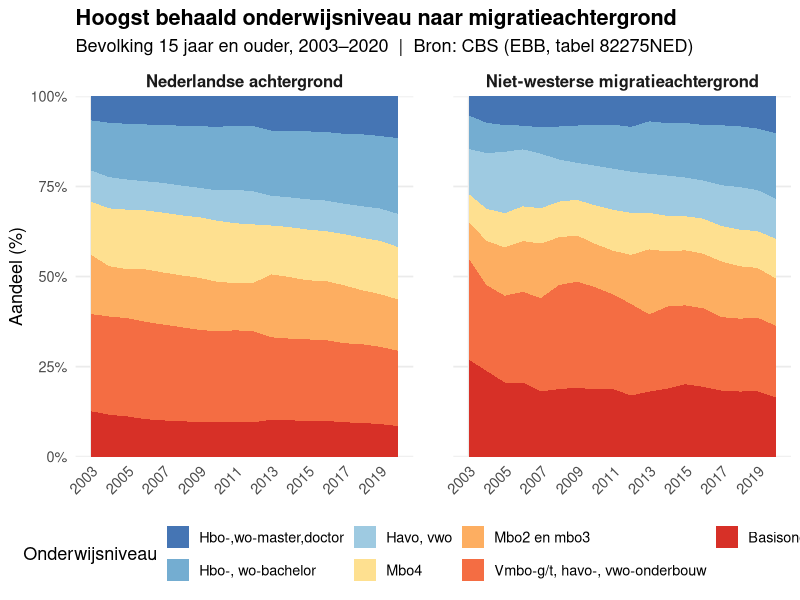

Source code (R):
## ---- chunk 1
#install.packages("tidyverse")
#install.packages("yaml")
#install.packages("rmarkdown")
#install.packages("readxl")

## ---- chunk 2
require(tidyverse)
require(rmarkdown)
require(yaml)
library(readxl)
## ---- chunk 3
edu_mig_dataset <-read.csv("data/Jaar_bevolking_migratie_achtergrond.csv", sep=";")
reg_mig_dataset <- read_xlsx("data/Ranglijst van de migratieachtergrond van inwoners per provincie in Nederland.xlsx")
reg_edu_dataset <- read_xlsx("data/Regionale_kerncijfers_Nederland_04062026_120418.xlsx")
## ---- chunk 4
summary(edu_mig_dataset)
## ---- chunk 5
summary(reg_mig_dataset)
## ---- chunk 6
summary(reg_edu_dataset)
## ---- chunk 7
edu_mig_dataset <-read.csv("data/Jaar_bevolking_migratie_achtergrond.csv", sep=";")
edu_mig_dataset$Geslacht <-replace(edu_mig_dataset$Geslacht,edu_mig_dataset$Geslacht == "T001038", "totaal mannen en vrouwen")


edu_mig_dataset$Leeftijd <- replace(edu_mig_dataset$Leeftijd, str_detect(edu_mig_dataset$Leeftijd, "20150",), "15 jaar of ouder")
edu_mig_dataset$Leeftijd <- replace(edu_mig_dataset$Leeftijd,edu_mig_dataset$Leeftijd=="21600", "75 jaar of ouder")
edu_mig_dataset$Leeftijd <- replace(edu_mig_dataset$Leeftijd,edu_mig_dataset$Leeftijd=="52052","15 tot 75 jaar")
edu_mig_dataset$Leeftijd <- replace(edu_mig_dataset$Leeftijd,edu_mig_dataset$Leeftijd=="53050","15 tot 25 jaar")
edu_mig_dataset$Leeftijd <- replace(edu_mig_dataset$Leeftijd,edu_mig_dataset$Leeftijd== "53500","25 tot 35 jaar")
edu_mig_dataset$Leeftijd <- replace(edu_mig_dataset$Leeftijd,edu_mig_dataset$Leeftijd== "53700", "35 tot 45 jaar")
edu_mig_dataset$Leeftijd <- replace(edu_mig_dataset$Leeftijd,edu_mig_dataset$Leeftijd== "53800", "45 tot 55 jaar")
edu_mig_dataset$Leeftijd <- replace(edu_mig_dataset$Leeftijd,edu_mig_dataset$Leeftijd=="53900","55 tot 65 jaar")
edu_mig_dataset$Leeftijd <- replace(edu_mig_dataset$Leeftijd,edu_mig_dataset$Leeftijd=="53925","65 to 75 jaar")

edu_mig_dataset$Migratieachtergrond <- replace(edu_mig_dataset$Migratieachtergrond,edu_mig_dataset$Migratieachtergrond== "1012600", "Nederlandse achtergrond")
edu_mig_dataset$Migratieachtergrond <- replace(edu_mig_dataset$Migratieachtergrond,edu_mig_dataset$Migratieachtergrond== "2012605","Met migratieachtergrond")
edu_mig_dataset$Migratieachtergrond <- replace(edu_mig_dataset$Migratieachtergrond,edu_mig_dataset$Migratieachtergrond=="2012655","Westerse migratieachtergrond")
edu_mig_dataset$Migratieachtergrond<- replace(edu_mig_dataset$Migratieachtergrond, edu_mig_dataset$Migratieachtergrond== "2012657","Niet-westerse migratieachtergrond")
edu_mig_dataset$Migratieachtergrond<- replace(edu_mig_dataset$Migratieachtergrond,edu_mig_dataset$Migratieachtergrond=="2012659","onbekende migratieachtergrond")
edu_mig_dataset$Migratieachtergrond<- replace(edu_mig_dataset$Migratieachtergrond,edu_mig_dataset$Migratieachtergrond=="T001040","Totaal")
edu_mig_dataset$Migratieachtergrond<- replace(edu_mig_dataset$Migratieachtergrond,edu_mig_dataset$Migratieachtergrond=="H008673","Marokko")
edu_mig_dataset$Migratieachtergrond<- replace(edu_mig_dataset$Migratieachtergrond,edu_mig_dataset$Migratieachtergrond=="H008766","Turkije")
edu_mig_dataset$Migratieachtergrond<- replace(edu_mig_dataset$Migratieachtergrond,edu_mig_dataset$Migratieachtergrond=="H008751", "Suriname")
edu_mig_dataset$Migratieachtergrond<- replace(edu_mig_dataset$Migratieachtergrond,edu_mig_dataset$Migratieachtergrond=="H007119","(voormalige) Nederlandse Antillen, Aruba")
edu_mig_dataset$Migratieachtergrond<- replace(edu_mig_dataset$Migratieachtergrond,edu_mig_dataset$Migratieachtergrond== "A008187","Overige niet-westerse migratieachgergrond ")

edu_mig_dataset$Perioden<- replace(edu_mig_dataset$Perioden,edu_mig_dataset$Perioden=="2003JJ00","2003")
edu_mig_dataset$Perioden<- replace(edu_mig_dataset$Perioden,edu_mig_dataset$Perioden=="2004JJ00","2004")
edu_mig_dataset$Perioden<- replace(edu_mig_dataset$Perioden,edu_mig_dataset$Perioden=="2005JJ00","2005")
edu_mig_dataset$Perioden<- replace(edu_mig_dataset$Perioden,edu_mig_dataset$Perioden=="2006JJ00","2006")
edu_mig_dataset$Perioden<- replace(edu_mig_dataset$Perioden,edu_mig_dataset$Perioden=="2007JJ00","2007")
edu_mig_dataset$Perioden<- replace(edu_mig_dataset$Perioden,edu_mig_dataset$Perioden=="2008JJ00","2008")
edu_mig_dataset$Perioden<- replace(edu_mig_dataset$Perioden,edu_mig_dataset$Perioden=="2009JJ00","2009")
edu_mig_dataset$Perioden<- replace(edu_mig_dataset$Perioden,edu_mig_dataset$Perioden=="2010JJ00","2010")
edu_mig_dataset$Perioden<- replace(edu_mig_dataset$Perioden,edu_mig_dataset$Perioden=="2011JJ00","2011")
edu_mig_dataset$Perioden<- replace(edu_mig_dataset$Perioden,edu_mig_dataset$Perioden=="2012JJ00","2012")
edu_mig_dataset$Perioden<- replace(edu_mig_dataset$Perioden, edu_mig_dataset$Perioden=="2013JJ00","2013")
edu_mig_dataset$Perioden<- replace(edu_mig_dataset$Perioden,edu_mig_dataset$Perioden=="2014JJ00","2014")
edu_mig_dataset$Perioden<-replace(edu_mig_dataset$Perioden,edu_mig_dataset$Perioden=="2015JJ00","2015")
edu_mig_dataset$Perioden<-replace(edu_mig_dataset$Perioden,edu_mig_dataset$Perioden=="2016JJ00","2016")
edu_mig_dataset$Perioden<- replace(edu_mig_dataset$Perioden,edu_mig_dataset$Perioden=="2017JJ00","2017")
edu_mig_dataset$Perioden<- replace(edu_mig_dataset$Perioden,edu_mig_dataset$Perioden=="2018JJ00","2018")
edu_mig_dataset$Perioden<- replace(edu_mig_dataset$Perioden,edu_mig_dataset$Perioden=="2019JJ00","2019")
edu_mig_dataset$Perioden<- replace(edu_mig_dataset$Perioden,edu_mig_dataset$Perioden=="2020JJ00","2020")

edu_mig_dataset$HoogstBehaaldOnderwijsniveau<-replace(edu_mig_dataset$HoogstBehaaldOnderwijsniveau,edu_mig_dataset$HoogstBehaaldOnderwijsniveau=="2018710","Basisonderwijs")
edu_mig_dataset$HoogstBehaaldOnderwijsniveau<- replace(edu_mig_dataset$HoogstBehaaldOnderwijsniveau,
                                                       edu_mig_dataset$HoogstBehaaldOnderwijsniveau=="2018720",
                                                       "Vmbo-g/t, havo-, vwo-onderbouw")
edu_mig_dataset$HoogstBehaaldOnderwijsniveau<-replace(edu_mig_dataset$HoogstBehaaldOnderwijsniveau,
                                                      edu_mig_dataset$HoogstBehaaldOnderwijsniveau=="2018760",
                                                      "Mbo2 en mbo3")
edu_mig_dataset$HoogstBehaaldOnderwijsniveau<-replace(edu_mig_dataset$HoogstBehaaldOnderwijsniveau,
                                                      edu_mig_dataset$HoogstBehaaldOnderwijsniveau=="2018770",
                                                      "Mbo4")
edu_mig_dataset$HoogstBehaaldOnderwijsniveau<-replace(edu_mig_dataset$HoogstBehaaldOnderwijsniveau,
                                                      edu_mig_dataset$HoogstBehaaldOnderwijsniveau=="2018780",
                                                      "Havo, vwo")
edu_mig_dataset$HoogstBehaaldOnderwijsniveau<-replace(edu_mig_dataset$HoogstBehaaldOnderwijsniveau,
                                                      edu_mig_dataset$HoogstBehaaldOnderwijsniveau=="2018800",
                                                      "Hbo-, wo-bachelor")
edu_mig_dataset$HoogstBehaaldOnderwijsniveau<-replace(edu_mig_dataset$HoogstBehaaldOnderwijsniveau,
                                                      edu_mig_dataset$HoogstBehaaldOnderwijsniveau=="2018810",
                                                      "Hbo-,wo-master,doctor")


## ---- chunk 8
reg_edu_dataset$`Regio's`<- replace(reg_edu_dataset$`Regio's`, reg_edu_dataset$`Regio's`== "Zeeland (PV)", "Zeeland")
reg_edu_dataset$`Regio's`<- replace(reg_edu_dataset$`Regio's`, reg_edu_dataset$`Regio's`== "Fryslân (PV)", "Friesland")
reg_edu_dataset$`Regio's`<- replace(reg_edu_dataset$`Regio's`, reg_edu_dataset$`Regio's`== "Drenthe (PV)", "Drenthe")
reg_edu_dataset$`Regio's`<- replace(reg_edu_dataset$`Regio's`, reg_edu_dataset$`Regio's`== "Flevoland (PV)", "Flevoland")
reg_edu_dataset$`Regio's`<- replace(reg_edu_dataset$`Regio's`, reg_edu_dataset$`Regio's`== "Limburg (PV)", "Limburg")
reg_edu_dataset$`Regio's`<- replace(reg_edu_dataset$`Regio's`, reg_edu_dataset$`Regio's`== "Overijssel (PV)", "Overijssel")
reg_edu_dataset$`Regio's`<- replace(reg_edu_dataset$`Regio's`, reg_edu_dataset$`Regio's`== "Gelderland (PV)", "Gelderland")
reg_edu_dataset$`Regio's`<- replace(reg_edu_dataset$`Regio's`, reg_edu_dataset$`Regio's`== "Groningen (PV)", "Groningen")
reg_edu_dataset$`Regio's`<- replace(reg_edu_dataset$`Regio's`, reg_edu_dataset$`Regio's`== "Noord-Brabant (PV)", "Noord-Brabant")
reg_edu_dataset$`Regio's`<- replace(reg_edu_dataset$`Regio's`, reg_edu_dataset$`Regio's`== "Noord-Holland (PV)", "Noord-Holland")
reg_edu_dataset$`Regio's`<- replace(reg_edu_dataset$`Regio's`, reg_edu_dataset$`Regio's`== "Zuid-Holland (PV)", "Zuid-Holland")
reg_edu_dataset$`Regio's`<- replace(reg_edu_dataset$`Regio's`, reg_edu_dataset$`Regio's`== "Utrecht (PV)", "Utrecht")
## ---- chunk 9
reg_edu_dataset_cl <- reg_edu_dataset %>%
  filter(Perioden > 2023 & Perioden< 2025)
## ---- chunk 10
edu_mig_dataset_cl <- edu_mig_dataset %>% filter(Migratieachtergrond == "Totaal" | Migratieachtergrond == "Nederlandse achtergrond" | Migratieachtergrond == "Niet-westerse migratieachtergrond")
edu_mig_dataset_cl <- edu_mig_dataset_cl %>% select(-Geslacht)
## ---- chunk 11
reg_mig_dataset_cl <- reg_mig_dataset %>% select("% Herkomst Nederland", "% Herkomst buiten Europa")
## ---- chunk 12


## ---- chunk 13

## ---- chunk 14

# Bevolking kolom naar numeriek
edu_mig_dataset$Bevolking_1 <- as.numeric(trimws(edu_mig_dataset$Bevolking_1))

# Data voorbereiden
df_plot <- edu_mig_dataset %>%
  filter(
    Leeftijd            == "15 jaar of ouder",
    Migratieachtergrond %in% c("Nederlandse achtergrond", "Niet-westerse migratieachtergrond")
  ) %>%
  mutate(
    jaar   = as.integer(Perioden),
    niveau = factor(HoogstBehaaldOnderwijsniveau, levels = c(
      "Hbo-,wo-master,doctor",
      "Hbo-, wo-bachelor",
      "Havo, vwo",
      "Mbo4",
      "Mbo2 en mbo3",
      "Vmbo-g/t, havo-, vwo-onderbouw",
      "Basisonderwijs"
    ))
  ) %>%
  group_by(jaar, Migratieachtergrond, niveau) %>%
  summarise(bevolking = sum(Bevolking_1, na.rm = TRUE), .groups = "drop") %>%
  group_by(jaar, Migratieachtergrond) %>%
  mutate(pct = bevolking / sum(bevolking) * 100) %>%
  ungroup()

# Kleuren van laag naar hoog
kleuren <- c(
  "Basisonderwijs"                 = "#d73027",
  "Vmbo-g/t, havo-, vwo-onderbouw" = "#f46d43",
  "Mbo2 en mbo3"                   = "#fdae61",
  "Mbo4"                           = "#fee090",
  "Havo, vwo"                      = "#9ecae1",
  "Hbo-, wo-bachelor"              = "#74add1",
  "Hbo-,wo-master,doctor"          = "#4575b4"
)

ggplot(df_plot, aes(x = jaar, y = pct, fill = niveau)) +
  geom_area(stat = "identity", position = "fill", na.rm = TRUE) +
  facet_wrap(~ Migratieachtergrond, ncol = 2) +
  scale_fill_manual(values = kleuren) +
  scale_x_continuous(breaks = seq(2003, 2020, by = 2)) +
  scale_y_continuous(
    labels = scales::percent,
    expand = c(0, 0)
  ) +
  labs(
    title    = "Hoogst behaald onderwijsniveau naar migratieachtergrond",
    subtitle = "Bevolking 15 jaar en ouder, 2003–2020  |  Bron: CBS (EBB, tabel 82275NED)",
    x        = NULL,
    y        = "Aandeel (%)",
    fill     = "Onderwijsniveau"
  ) +
  theme_minimal(base_size = 13) +
  theme(
    legend.position  = "bottom",
    strip.text       = element_text(face = "bold", size = 12),
    axis.text.x      = element_text(angle = 45, hjust = 1),
    panel.grid.minor = element_blank(),
    plot.title       = element_text(face = "bold"),
    panel.spacing    = unit(2, "lines")
  )



## ---- chunk 15

## ---- chunk 16


## ---- chunk 17
